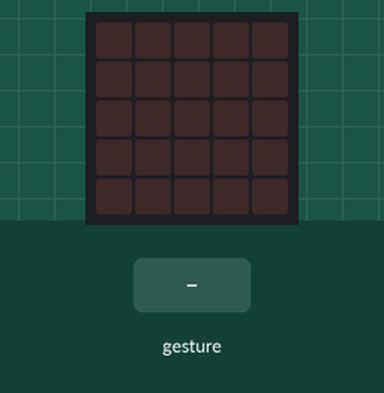
Bench run of a program on a simulated BBC micro:bit (MakeCode). Parts: the board's 5×5 LED display. The inputs (shaded band) are chosen by the test bench. Random numbers come from a fixed seed; a tilt is held for 1.5 s and a shake lasts 1 s, then the board lies face up again.

Above: at 1.2 s.
1.3 s: gesture 'shake'
At 2.6 s:
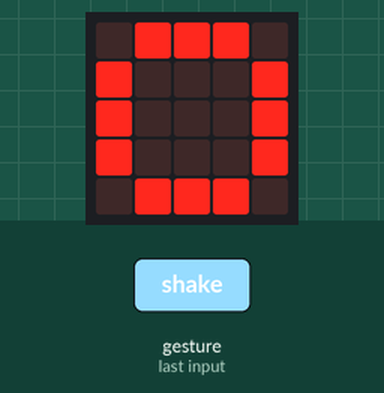
6.0 s: gesture 'shake'
At 7.5 s:
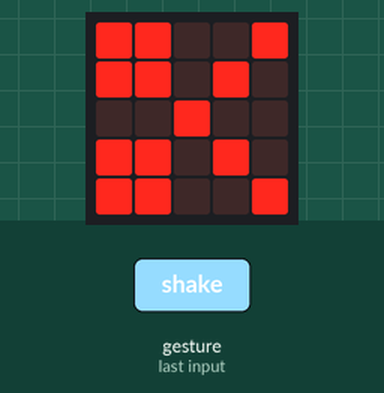
Timing chart, 0 to 9.0 s (numbered marks = the images above; inputs shaded):
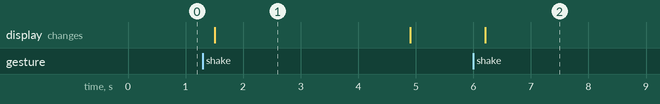

The program:

main.ts
```typescript
let Numero_al_azar = 0
basic.forever(function () {
    Numero_al_azar = 0
    if (input.isGesture(Gesture.Shake)) {
        Numero_al_azar = randint(1, 3)
        if (Numero_al_azar == 1) {
            basic.showLeds(`
                . # # # .
                # . . . #
                # . . . #
                # . . . #
                . # # # .
                `)
            basic.pause(3000)
            basic.clearScreen()
        } else if (Numero_al_azar == 2) {
            basic.showLeds(`
                # # # # #
                # # # # #
                # # # # #
                # # # # #
                # # # # #
                `)
            basic.pause(3000)
            basic.clearScreen()
        } else {
            basic.showLeds(`
                # # . . #
                # # . # .
                . . # . .
                # # . # .
                # # . . #
                `)
            basic.pause(3000)
            basic.clearScreen()
        }
    }
})
```

test.ts
```typescript
// aquí va el archivo "tests"; esto no se compilará cuando este paquete se utilice como una extensión.
```

Measured:
- after the input at 1.3 s, the display: changes after 0.20 s (image 1)
- after the input at 6.0 s, the display: changes after 0.21 s (image 2)
- what the display in image 1 shows lasts 3.4 s, from 1.5 s to 4.9 s
